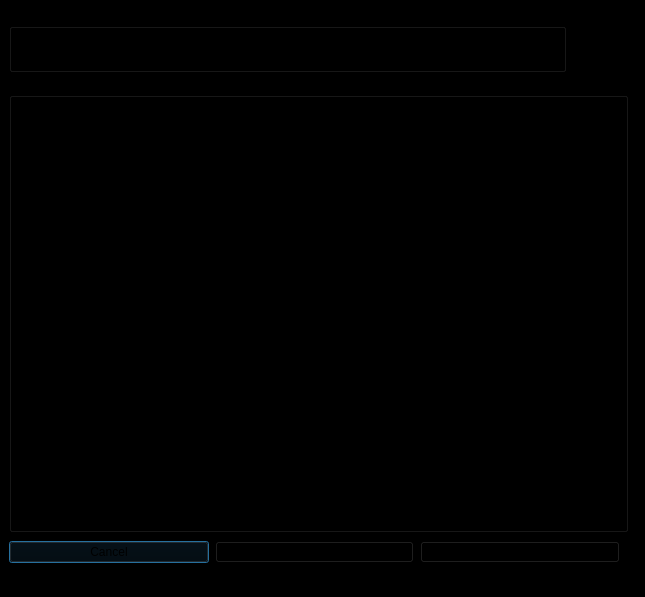
<?xml version="1.0" encoding="UTF-8"?>
<ui version="4.0">
 <class>reqMktDepthGUI</class>
 <widget class="QDialog" name="reqMktDepthGUI">
  <property name="enabled">
   <bool>true</bool>
  </property>
  <property name="geometry">
   <rect>
    <x>0</x>
    <y>0</y>
    <width>645</width>
    <height>597</height>
   </rect>
  </property>
  <property name="font">
   <font>
    <weight>50</weight>
    <italic>false</italic>
    <bold>false</bold>
    <strikeout>false</strikeout>
   </font>
  </property>
  <property name="windowTitle">
   <string>reqMktDepth</string>
  </property>
  <property name="styleSheet">
   <string notr="true">background-color: rgb(0, 0, 0);</string>
  </property>
  <widget class="QGroupBox" name="groupBox_4">
   <property name="geometry">
    <rect>
     <x>9</x>
     <y>9</y>
     <width>557</width>
     <height>63</height>
    </rect>
   </property>
   <property name="title">
    <string>Market Data Request Description</string>
   </property>
   <property name="flat">
    <bool>false</bool>
   </property>
   <property name="checkable">
    <bool>false</bool>
   </property>
   <layout class="QGridLayout" name="gridLayout_4">
    <item row="0" column="0">
     <widget class="QLabel" name="label_Id">
      <property name="text">
       <string>Id</string>
      </property>
     </widget>
    </item>
    <item row="0" column="2">
     <spacer name="horizontalSpacer">
      <property name="orientation">
       <enum>Qt::Horizontal</enum>
      </property>
      <property name="sizeHint" stdset="0">
       <size>
        <width>360</width>
        <height>20</height>
       </size>
      </property>
     </spacer>
    </item>
    <item row="0" column="1">
     <widget class="QLineEdit" name="lineEdit_Id">
      <property name="styleSheet">
       <string notr="true">color: rgb(255, 255, 255);</string>
      </property>
     </widget>
    </item>
   </layout>
  </widget>
  <widget class="QGroupBox" name="groupBox">
   <property name="geometry">
    <rect>
     <x>9</x>
     <y>78</y>
     <width>619</width>
     <height>454</height>
    </rect>
   </property>
   <property name="title">
    <string>Contract Description</string>
   </property>
   <layout class="QGridLayout" name="gridLayout">
    <item row="0" column="4" rowspan="15" colspan="2">
     <widget class="QTextEdit" name="textEdit_dataFeed">
      <property name="minimumSize">
       <size>
        <width>360</width>
        <height>0</height>
       </size>
      </property>
      <property name="styleSheet">
       <string notr="true">color: rgb(197, 197, 197);</string>
      </property>
     </widget>
    </item>
    <item row="3" column="1" colspan="3">
     <widget class="QLineEdit" name="lineEdit_Expiry">
      <property name="styleSheet">
       <string notr="true">color: rgb(255, 255, 255);</string>
      </property>
      <property name="text">
       <string/>
      </property>
     </widget>
    </item>
    <item row="14" column="2" colspan="2">
     <widget class="QCheckBox" name="checkBox_Snapshot">
      <property name="text">
       <string>CheckBox</string>
      </property>
     </widget>
    </item>
    <item row="4" column="1" colspan="3">
     <widget class="QLineEdit" name="lineEdit_Strike">
      <property name="styleSheet">
       <string notr="true">color: rgb(255, 255, 255);</string>
      </property>
     </widget>
    </item>
    <item row="4" column="0">
     <widget class="QLabel" name="label_Strike">
      <property name="text">
       <string>Strike</string>
      </property>
     </widget>
    </item>
    <item row="10" column="1" colspan="3">
     <widget class="QLineEdit" name="lineEdit_LocalSymbol">
      <property name="styleSheet">
       <string notr="true">color: rgb(255, 255, 255);</string>
      </property>
     </widget>
    </item>
    <item row="8" column="3">
     <widget class="QLineEdit" name="lineEdit_PrimaryExchange">
      <property name="styleSheet">
       <string notr="true">color: rgb(255, 255, 255);</string>
      </property>
     </widget>
    </item>
    <item row="6" column="1" colspan="3">
     <widget class="QLineEdit" name="lineEdit_Multiplier">
      <property name="styleSheet">
       <string notr="true">color: rgb(255, 255, 255);</string>
      </property>
     </widget>
    </item>
    <item row="2" column="2" colspan="2">
     <widget class="QLineEdit" name="lineEdit_Type">
      <property name="styleSheet">
       <string notr="true">color: rgb(255, 255, 255);</string>
      </property>
      <property name="text">
       <string/>
      </property>
     </widget>
    </item>
    <item row="3" column="0">
     <widget class="QLabel" name="label_Expiry">
      <property name="text">
       <string>Expiry</string>
      </property>
     </widget>
    </item>
    <item row="2" column="0">
     <widget class="QLabel" name="label_Type">
      <property name="text">
       <string>Type</string>
      </property>
     </widget>
    </item>
    <item row="5" column="4">
     <spacer name="verticalSpacer">
      <property name="orientation">
       <enum>Qt::Vertical</enum>
      </property>
      <property name="sizeHint" stdset="0">
       <size>
        <width>20</width>
        <height>40</height>
       </size>
      </property>
     </spacer>
    </item>
    <item row="5" column="1" colspan="3">
     <widget class="QLineEdit" name="lineEdit_Right">
      <property name="styleSheet">
       <string notr="true">color: rgb(255, 255, 255);</string>
      </property>
     </widget>
    </item>
    <item row="6" column="0">
     <widget class="QLabel" name="label_Multiplier">
      <property name="text">
       <string>Multiplier</string>
      </property>
     </widget>
    </item>
    <item row="9" column="0">
     <widget class="QLabel" name="label_Currency">
      <property name="text">
       <string>Currency</string>
      </property>
     </widget>
    </item>
    <item row="12" column="1" colspan="3">
     <widget class="QLineEdit" name="lineEdit_genericTickTags">
      <property name="styleSheet">
       <string notr="true">color: rgb(255, 255, 255);</string>
      </property>
     </widget>
    </item>
    <item row="11" column="0">
     <widget class="QLabel" name="label_IncludeExpired">
      <property name="text">
       <string>include Expired</string>
      </property>
     </widget>
    </item>
    <item row="14" column="0">
     <widget class="QLabel" name="label_Snapshot">
      <property name="text">
       <string>Snapshot</string>
      </property>
     </widget>
    </item>
    <item row="10" column="0">
     <widget class="QLabel" name="label_LocalSymbol">
      <property name="text">
       <string>Local Symbol</string>
      </property>
     </widget>
    </item>
    <item row="0" column="2" colspan="2">
     <widget class="QLineEdit" name="lineEdit_ContractIdt">
      <property name="styleSheet">
       <string notr="true">color: rgb(255, 255, 255);</string>
      </property>
     </widget>
    </item>
    <item row="9" column="1" colspan="3">
     <widget class="QLineEdit" name="lineEdit_Currency">
      <property name="styleSheet">
       <string notr="true">color: rgb(255, 255, 255);</string>
      </property>
     </widget>
    </item>
    <item row="12" column="0">
     <widget class="QLabel" name="label_GenericTickTags">
      <property name="text">
       <string>Generic Tick Tags</string>
      </property>
     </widget>
    </item>
    <item row="8" column="0" colspan="3">
     <widget class="QLabel" name="label_PrimaryExchange">
      <property name="text">
       <string>Primary Exchange</string>
      </property>
     </widget>
    </item>
    <item row="1" column="2" colspan="2">
     <widget class="QLineEdit" name="lineEdit_Symbol">
      <property name="styleSheet">
       <string notr="true">color: rgb(255, 255, 255);</string>
      </property>
      <property name="text">
       <string/>
      </property>
     </widget>
    </item>
    <item row="0" column="0" colspan="2">
     <widget class="QLabel" name="label_ContractId">
      <property name="text">
       <string>Contract Id</string>
      </property>
     </widget>
    </item>
    <item row="5" column="0">
     <widget class="QLabel" name="label_Right">
      <property name="text">
       <string>Right</string>
      </property>
     </widget>
    </item>
    <item row="7" column="1" colspan="3">
     <widget class="QLineEdit" name="lineEdit_Exchange">
      <property name="styleSheet">
       <string notr="true">color: rgb(255, 255, 255);</string>
      </property>
     </widget>
    </item>
    <item row="1" column="0">
     <widget class="QLabel" name="label_Symbol">
      <property name="text">
       <string>Symbol</string>
      </property>
     </widget>
    </item>
    <item row="11" column="1" colspan="3">
     <widget class="QLineEdit" name="lineEdit_IncludeExpired">
      <property name="styleSheet">
       <string notr="true">color: rgb(255, 255, 255);</string>
      </property>
     </widget>
    </item>
    <item row="7" column="0">
     <widget class="QLabel" name="label_Exchange">
      <property name="text">
       <string>Exchange</string>
      </property>
     </widget>
    </item>
    <item row="13" column="0">
     <widget class="QLabel" name="label_MaxNumberOfRows">
      <property name="text">
       <string>Max Number of Rows</string>
      </property>
     </widget>
    </item>
    <item row="13" column="1" colspan="3">
     <widget class="QLineEdit" name="lineEdit_MaxNumberOfRows"/>
    </item>
   </layout>
   <zorder>label_Symbol</zorder>
   <zorder>label_Type</zorder>
   <zorder>label_Expiry</zorder>
   <zorder>label_Strike</zorder>
   <zorder>label_Right</zorder>
   <zorder>label_Multiplier</zorder>
   <zorder>label_Exchange</zorder>
   <zorder>lineEdit_Symbol</zorder>
   <zorder>lineEdit_Type</zorder>
   <zorder>lineEdit_Expiry</zorder>
   <zorder>lineEdit_Strike</zorder>
   <zorder>lineEdit_Right</zorder>
   <zorder>lineEdit_Multiplier</zorder>
   <zorder>lineEdit_Exchange</zorder>
   <zorder>label_PrimaryExchange</zorder>
   <zorder>lineEdit_PrimaryExchange</zorder>
   <zorder>label_Currency</zorder>
   <zorder>label_LocalSymbol</zorder>
   <zorder>label_Snapshot</zorder>
   <zorder>label_IncludeExpired</zorder>
   <zorder>label_GenericTickTags</zorder>
   <zorder>lineEdit_Currency</zorder>
   <zorder>lineEdit_LocalSymbol</zorder>
   <zorder>lineEdit_IncludeExpired</zorder>
   <zorder>lineEdit_genericTickTags</zorder>
   <zorder>label_ContractId</zorder>
   <zorder>lineEdit_ContractIdt</zorder>
   <zorder>checkBox_Snapshot</zorder>
   <zorder>verticalSpacer</zorder>
   <zorder>textEdit_dataFeed</zorder>
   <zorder>lineEdit_MaxNumberOfRows</zorder>
   <zorder>label_MaxNumberOfRows</zorder>
  </widget>
  <widget class="QWidget" name="layoutWidget">
   <property name="geometry">
    <rect>
     <x>9</x>
     <y>538</y>
     <width>611</width>
     <height>29</height>
    </rect>
   </property>
   <layout class="QHBoxLayout" name="horizontalLayout">
    <item>
     <widget class="QPushButton" name="cancelButton">
      <property name="text">
       <string>Cancel</string>
      </property>
     </widget>
    </item>
    <item>
     <widget class="QPushButton" name="requestButton">
      <property name="text">
       <string>Request</string>
      </property>
     </widget>
    </item>
    <item>
     <widget class="QPushButton" name="guiRequestButton">
      <property name="text">
       <string>GUI Request</string>
      </property>
     </widget>
    </item>
   </layout>
  </widget>
 </widget>
 <resources/>
 <connections/>
</ui>
